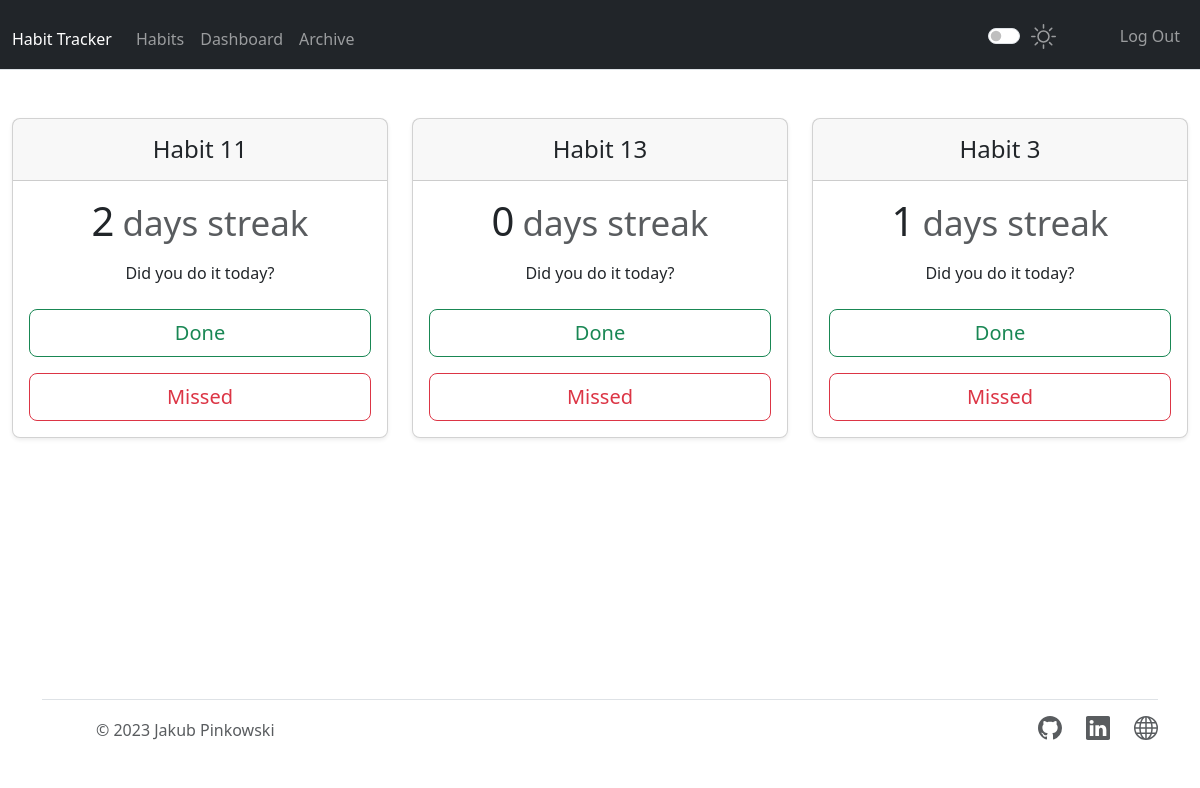
/ (signed in), run on an earlier commit of the app's database.
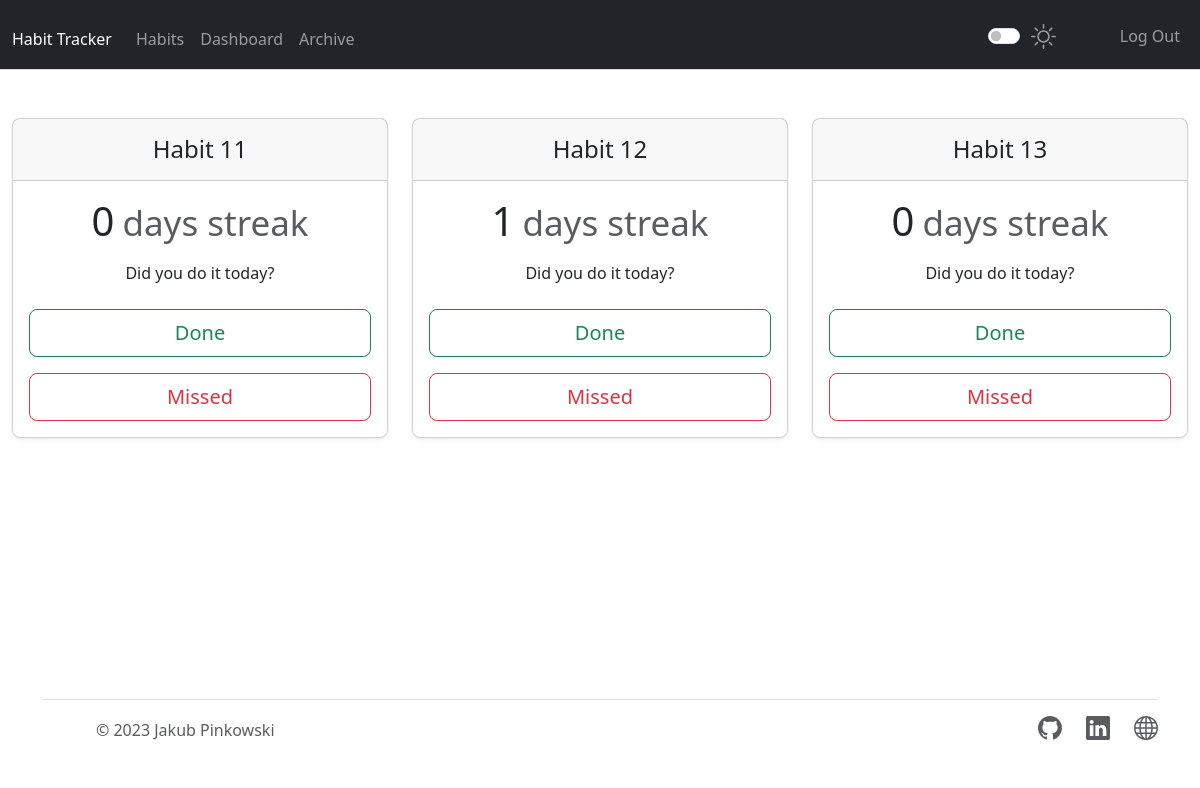
And on a later commit of the database.
### tables this page shows
CREATE TABLE habits (
users_id INTEGER NOT NULL,
habit TEXT, archived INTEGER DEFAULT 0,
FOREIGN KEY(users_id) REFERENCES users(id));

### app.py (the view)
@app.route("/", methods=["GET", "POST"])
@login_required
def index():
    user_id = session["user_id"]
    today = date.today()
    habits = []
    conn = create_connection(database)
    with conn:
        cur = conn.cursor()
        cur.execute("SELECT habit FROM habits WHERE users_id = ? AND archived = 0", (user_id,))
        rows = cur.fetchall()
        for row in rows:
            habits.append(Habit(row[0], len(habits) + 1, 0))
    if request.method == "POST":
        for habit_id, habit_name in request.form.items():
            if habit_id.startswith("habit") and habit_name:
                value_id = habit_id.replace("habit", "value")
                value = request.form.get(value_id)
                if value == "1":
                    flash("Well done!")
                    alert_type = "alert-success"
                elif value == "-1":
                    flash("Git gut lol")
                    alert_type = "alert-danger"
                conn = create_connection(database)
                with conn:
                    cur = conn.cursor()
                    cur.execute("SELECT * FROM history WHERE users_id = ? AND date = ? AND habit = ? AND value = ?", (user_id, today, habit_name, value))
                    rows1 = cur.fetchall()
                    if rows1:
                        continue
                    cur.execute("SELECT * FROM history WHERE users_id = ? AND date = ? AND habit = ?", (user_id, today, habit_name))
                    rows2 = cur.fetchall()
                    if rows2:
                        cur.execute("UPDATE history SET value = ? WHERE users_id = ? AND date = ? AND habit = ?", (value, user_id, today, habit_name))
                        conn.commit()
                    else:
                        cur.execute("INSERT OR IGNORE INTO history (users_id, date, habit, value) VALUES(?, ?, ?, ?)", (user_id, today, habit_name, value))
                        conn.commit()
        for habit in habits:
            user_id = session["user_id"]
            streak = 0
            habit_name = habit.name
            habit_id = habit.id
            conn = create_connection(database)
            with conn:
                cur = conn.cursor()
                cur.execute("SELECT * FROM history WHERE users_id = ? AND habit = ? ORDER BY date DESC", (user_id, habit_name))
                rows = cur.fetchall()
                for row in rows:
                    if row[2] == 1:
                        streak += 1
                    else:
                        break
            habit.streak = streak
        return render_template("index.html", habits=habits, alert_type=alert_type)
    else:
        for habit in habits:
            streak = 0
            habit_name = habit.name
            habit_id = habit.id
            user_id = session["user_id"]
            conn = create_connection(database)
            with conn:
                cur = conn.cursor()
                cur.execute("SELECT * FROM history WHERE users_id = ? AND habit = ? ORDER BY date DESC", (user_id, habit_name))
                rows = cur.fetchall()
                for row in rows:
                    if row[2] == 1:
                        streak += 1
                    else:
                        break
            habit.streak = streak
        return render_template("index.html", habits=habits)

### app.py (called while the page is built)
def create_connection(db_file):
    conn = None
    try:
        conn = sqlite3.connect(db_file)
    except Error as e:
        print(e)
    return conn

### helpers.py (called while the page is built)
def login_required(f):
    @wraps(f)
    def decorated_function(*args, **kwargs):
        if session.get("user_id") is None:
            return redirect("/login")
        return f(*args, **kwargs)
    return decorated_function

### templates/index.html (shortened to what this page needs)
{% extends "layout.html" %}
{% block main %}
<div class="row row-cols-1 row-cols-md-3 mb-3 text-center">
  {% for habit in habits %}
    <div class="col">
      <div class="card mb-4 rounded-3 shadow-sm">
        <div class="card-header py-3">
          <h4 class="my-0 fw-normal">{{ habit.name }}</h4>
        </div>
        <div class="card-body">
          <h1 class="card-title pricing-card-title">{{ habit.streak }}<small class="text-body-secondary fw-light">days streak</small></h1>
          <ul class="list-unstyled mt-3 mb-4">
            <li>Did you do it today?</li>
          </ul>
          <form action="/" method="post">
            <button type="input" class="w-100 btn btn-lg btn-outline-success"
             id="value{{ habit.id }}" name="value{{ habit.id }}" type="button" value="1">Done</button>
            <button type="input" class="w-100 btn btn-lg btn-outline-danger"
             id="value{{ habit.id }}" name="value{{ habit.id }}" type="button" value="-1">Missed</button>
          </form>
        </div>
      </div>
    </div>
    {% endfor %}
</div>
{% endblock %}

### templates/layout.html (shortened to what this page needs)
<!DOCTYPE html>
<html lang="en" class="h-100" data-bs-theme="auto">
<head>
    <link href="https://cdn.jsdelivr.net/npm/bootstrap@5.3.0-alpha2/dist/css/bootstrap.min.css" rel="stylesheet">
    <link rel="stylesheet" href="/static/styles.css">
</head>
<body class="d-flex flex-column h-100">
    <nav class="bg-dark border-bottom navbar navbar-expand-md navbar-dark">
        <div class="container-fluid">
            <a class="navbar-brand" href="/">Habit Tracker</a>
            <div class="collapse navbar-collapse" id="navbar">
                {% if session["user_id"] %}
                    <ul class="navbar-nav me-auto mt-2">
                        <li class="nav-item"><a class="nav-link" href="/habits">Habits</a></li>
                        <li class="nav-item"><a class="nav-link" href="/dashboard">Dashboard</a></li>
                        <li class="nav-item"><a class="nav-link" href="/archive">Archive</a></li>
                    </ul>
                    <ul class="navbar-nav ms-auto mt-2">
                        <li class="nav-item light-switch-list-item">
                            <a class="nav-link">
                                <div class="form-check form-switch ms-auto mt-3 me-3" id="light_switch_container">
                                    <label class="form-check-label ms-3" for="lightSwitch" id="light-switch-label">
                                    </label>
                                    <input class="form-check-input" type="checkbox" id="lightSwitch"/>
                                </div>
                            </a>
                        </li>
                        <li class="nav-item"><a class="nav-link" href="/logout">Log Out</a></li>
                    </ul>
                {% endif %}
            </div>
        </div>
    </nav>
    <main class="container-fluid py-5 text-center">
        {% block main %}{% endblock %}
    </main>
    <div class="container footer mt-auto py-3">
        <footer class="d-flex flex-wrap justify-content-between align-items-center py-3 my-4 border-top footer mt-auto">
          <div class="col-md-4 d-flex align-items-center">
            <a href="/" class="mb-3 me-2 mb-md-0 text-body-secondary text-decoration-none lh-1">
              <svg class="bi" width="30" height="24"><use xlink:href="#bootstrap"/></svg>
            </a>
            <span class="mb-3 mb-md-0 text-body-secondary">&copy; 2023 Jakub Pinkowski</span>
          </div>
          <ul class="nav col-md-4 justify-content-end list-unstyled d-flex">
            <li class="ms-3"><a class="text-body-secondary" href="https://github.com/Jakub-Pinkowski"><svg class="bi" width="24" height="24"><use xlink:href="#github"/></svg></a></li>
            <li class="ms-3"><a class="text-body-secondary" href="https://www.linkedin.com/in/jakub-pinkowski-b44405134/"><svg class="bi" width="24" height="24"><use xlink:href="#linkedin"/></svg></a></li>
            <li class="ms-3"><a class="text-body-secondary" href="#"><svg class="bi" width="24" height="24"><use xlink:href="#globe"/></svg></a></li>
          </ul>
        </footer>
    </div>
</body>
</html>

### static/styles.css (style rules this page uses)
.bi { vertical-align: -.125em; fill: currentColor; }
#light_switch_container { margin: 0 !important; }
.light-switch-list-item { margin-right: 3rem; }
.navbar-brand { margin-top: 8px; font-size: 1rem; }
#light-switch-label { margin-left: 0.2rem !important; }
.btn-outline-danger { margin-top: 1rem; }
.text-body-secondary { margin-left: 0.5rem; }

What changed in the data, as far as the page shows it:
removed habits: name "Habit 3", streak "1"
computed for habits "Habit 11": streak "2" → "0"
now on this page (row edited): habits: name "Habit 12", streak "1"
